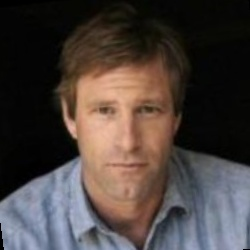
#> input picture images/Aaron_Eckhart_0001.jpg, 250 x 250 px, found by its file name
$ python p2.py
#> lines starting #> are read from the running program, lines starting #| are printed output that depends on the picture
from skimage import io, img_as_ubyte
from PIL import Image
import numpy as np
import os
import matplotlib.pyplot as plt
import time

def halftone(img_name, convert_to_byte=True):
    img = Image.open(img_name)
    img = img.resize([i//2*2 for i in img.size])
    img_arr = np.array(img.convert("1"))
    if convert_to_byte:
        return img_as_ubyte(img_arr)
    return img_arr

def basic_rg_vcs(img_name="lena.png", n=10):
#> called with img_name = 'Aaron_Eckhart_0001.jpg', n = 10
    img_arr = np.invert(Image.open(img_name).convert("1"))
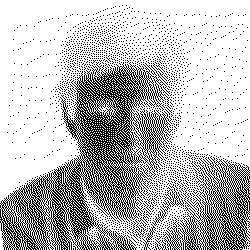
#> img_arr: shape (250, 250) bool; 73.8% white; black in thin lines or dots
    shares = np.zeros((n,)+img_arr.shape, bool)
    for (i, j), p in np.ndenumerate(img_arr):
        if p:
            for ind in range(n):
                shares[ind, i, j] = np.random.choice([True, False])
        else:
            v = np.random.choice([True, False])
            shares[:, i, j] = v
#> this loop made 62500 passes
#> v on passes 1373, 1377, 1616, 1620, 1864, 1880, 2108, 2112, 2128, 2133, 2356, 2375: True, True, False, False, True, True, True, True, False, True, True, True
    return shares

if __name__ == '__main__':
    shares = basic_rg_vcs(r"Aaron_Eckhart_0001.jpg" )
    share = shares[0]
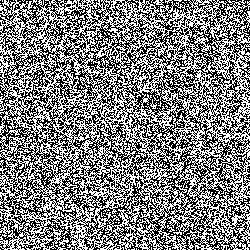
#> share: shape (250, 250) bool; 50% white; black in thin lines or dots
    for i in range(1,len(shares)):
        share = share & shares[i]
#> this loop made 9 passes
#> pass 1, `share = share & shares[i]`:
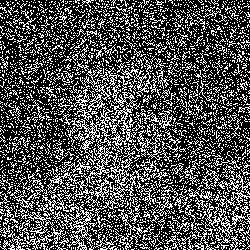
#> share: shape (250, 250) bool; 31.6% white in thin lines or dots
#> pass 2, `share = share & shares[i]`:
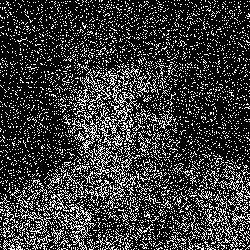
#> share: shape (250, 250) bool; 22.3% white in thin lines or dots
#> pass 3, `share = share & shares[i]`:
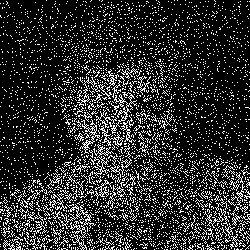
#> share: shape (250, 250) bool; 17.7% white in thin lines or dots
#> after the loop:
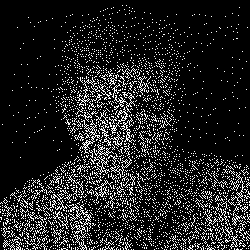
#> share: shape (250, 250) bool; 13.1% white in thin lines or dots
    Image.fromarray(share).show()

$ run again, with images/Aaron_Patterson_0001.jpg copied over images/Aaron_Eckhart_0001.jpg
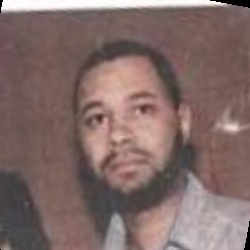
#> input picture images/Aaron_Patterson_0001.jpg, 250 x 250 px, found by its file name
#> in basic_rg_vcs, `img_arr = np.invert(Image.open(img_name).convert("1"))`:
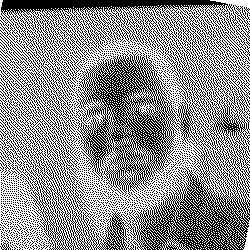
#> img_arr: shape (250, 250) bool; 55.8% white; black in thin lines or dots
#> the loop in basic_rg_vcs, `for (i, j), p in np.ndenumerate(img_arr):` made 62500 passes
#> (p, v) on passes 4 to 11: (False, False), (False, True), (False, False), (False, True), (False, False), (False, False), (False, True), (False, False)
#> the loop `for i in range(1,len(shares)):` made 9 passes
#> after the loop `for i in range(1,len(shares)):`:
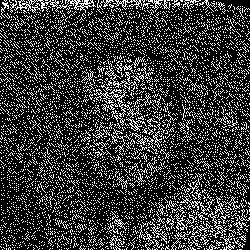
#> share: shape (250, 250) bool; 22.1% white in thin lines or dots

$ run again, with images/Aaron_Peirsol_0001.jpg copied over images/Aaron_Eckhart_0001.jpg
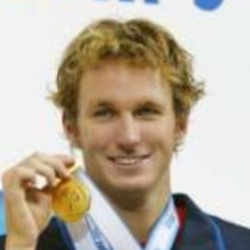
#> input picture images/Aaron_Peirsol_0001.jpg, 250 x 250 px, found by its file name
#> in basic_rg_vcs, `img_arr = np.invert(Image.open(img_name).convert("1"))`:
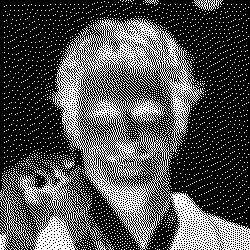
#> img_arr: shape (250, 250) bool; 30.8% white in thin lines or dots
#> the loop in basic_rg_vcs, `for (i, j), p in np.ndenumerate(img_arr):` made 62500 passes
#> v on passes 1 to 8: True, False, False, True, False, False, False, False
#> the loop `for i in range(1,len(shares)):` made 9 passes
#> after the loop `for i in range(1,len(shares)):`:
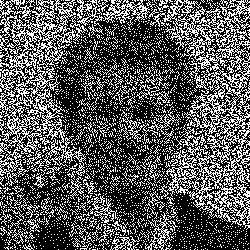
#> share: shape (250, 250) bool; 34.5% white in thin lines or dots

$ run again, with images/Aaron_Peirsol_0002.jpg copied over images/Aaron_Eckhart_0001.jpg
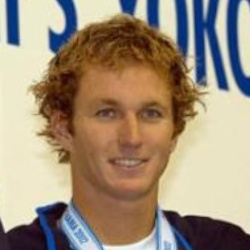
#> input picture images/Aaron_Peirsol_0002.jpg, 250 x 250 px, found by its file name
#> in basic_rg_vcs, `img_arr = np.invert(Image.open(img_name).convert("1"))`:
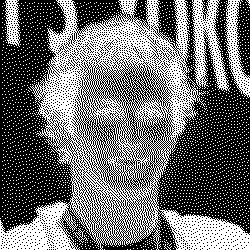
#> img_arr: shape (250, 250) bool; 43% white in thin lines or dots
#> the loop in basic_rg_vcs, `for (i, j), p in np.ndenumerate(img_arr):` made 62500 passes
#> (p, v) on passes 1, 2, 3, 4, 5, 6, 18, 20: (False, True), (False, False), (False, False), (False, True), (False, False), (False, False), (False, False), (False, False)
#> the loop `for i in range(1,len(shares)):` made 9 passes
#> after the loop `for i in range(1,len(shares)):`:
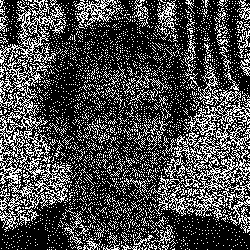
#> share: shape (250, 250) bool; 28.4% white in thin lines or dots
